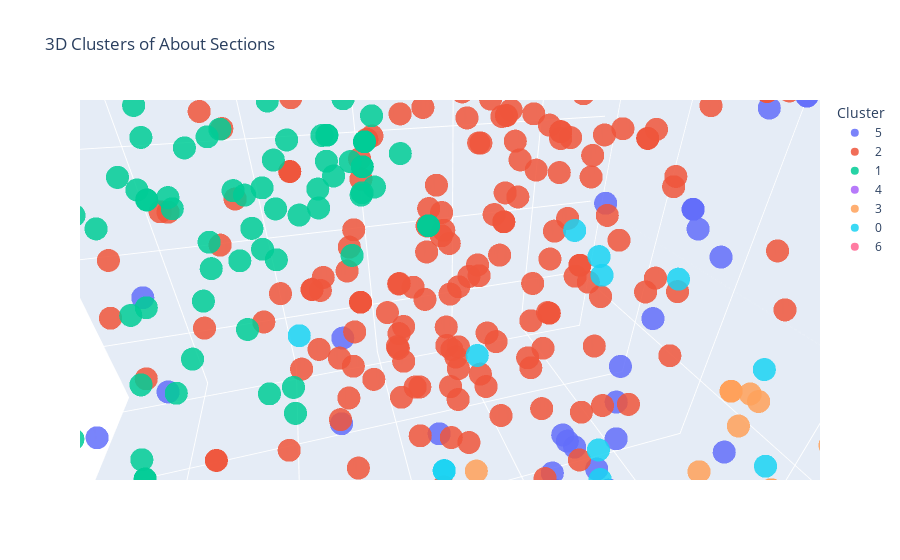

The notebook cell saved with this chart:
### Code cell
def plot_about_clusters(about, about_v_3d, labels):
    about_v_3d = np.asarray(about_v_3d)
    labels = np.asarray(labels)

    # Build tooltip text (first 20 words)
    hover_text = [
        " ".join(text.split()[:20]) + ("…" if len(text.split()) > 20 else "")
        for text in about
    ]

    df = pd.DataFrame({
        "x": about_v_3d[:, 0],
        "y": about_v_3d[:, 1],
        "z": about_v_3d[:, 2],
        "cluster": labels.astype(str),
        "hover": hover_text
    })

    # Rename noise label if present
    df.loc[df["cluster"] == "-1", "cluster"] = "noise"

    fig = px.scatter_3d(
        df,
        x="x",
        y="y",
        z="z",
        color="cluster",
        hover_data={"hover": True, "x": False, "y": False, "z": False},
        opacity=0.85,
        title="3D Clusters of About Sections"
    )

    fig.update_layout(
        legend_title_text="Cluster",
        scene=dict(
            xaxis_title="X",
            yaxis_title="Y",
            zaxis_title="Z"
        )
    )

    fig.show()
    
plot_about_clusters(about, about_v_3d, labels)
